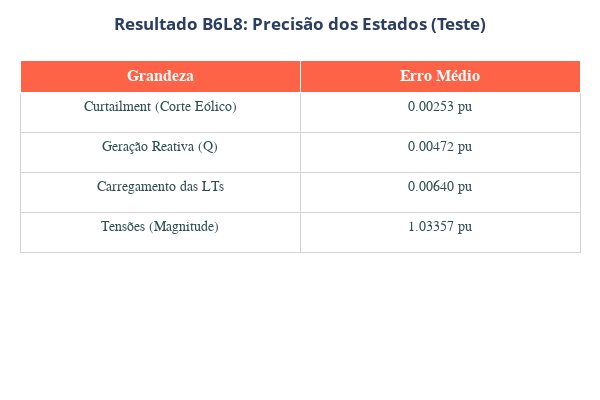

The notebook cell this image was saved under:
### Code cell
import pandas as pd
import numpy as np
import plotly.graph_objects as go
from sklearn.metrics import mean_absolute_error

def plot_error_summary_table(y_true, y_pred, target_cols):
    """
    Calcula o MAE (Erro Médio Absoluto) para cada grupo de variáveis
    e plota uma tabela formatada para apresentação.
    """
    
    # 1. Definição dos Grupos de Variáveis
    groups = {
        'Curtailment (Corte Eólico)': [c for c in target_cols if 'out_curt_' in c],
        'Geração Reativa (Q)':        [c for c in target_cols if 'out_gen_Q_' in c],
        'Carregamento das LTs':       [c for c in target_cols if 'out_loading_' in c],
        'Tensões (Magnitude)':        [c for c in target_cols if 'out_v_' in c]
    }
    
    results = []
    
    # 2. Cálculo dos Erros
    for name, cols in groups.items():
        if not cols:
            results.append([name, "N/A"])
            continue
            
        y_t_sub = y_true[cols].values
        y_p_sub = y_pred[cols].values
        
        # Calcula MAE Global
        mae = mean_absolute_error(y_t_sub, y_p_sub)
        
        # Formata
        results.append([name, f"{mae:.5f} pu"])

    # Cria o DataFrame com o nome da coluna completo
    df_res = pd.DataFrame(results, columns=["Grandeza", "Erro Médio (MAE)"])

    # 3. Plot da Tabela
    fig = go.Figure(data=[go.Table(
        header=dict(
            values=['<b>Grandeza</b>', '<b>Erro Médio</b>'], # Título visual (pode ser curto)
            line_color='white',
            fill_color='tomato', 
            align='center',
            font=dict(color='white', size=16, family="Arial")
        ),
        cells=dict(
            # AQUI ESTAVA O ERRO: O nome da coluna tem que bater com o DataFrame
            values=[df_res['Grandeza'], df_res['Erro Médio (MAE)']], 
            line_color='lightgrey',
            fill_color='white',
            align='center',
            font=dict(color='darkslategray', size=14, family="Arial"),
            height=40
        ))
    ])

    fig.update_layout(
        title_text="<b>Resultado B6L8: Precisão dos Estados (Teste)</b>",
        title_x=0.5,
        width=600, height=400,
        margin=dict(l=20, r=20, t=60, b=20)
    )
    
    fig.show()

# --- BLOCO DE EXECUÇÃO ---
try:
    plot_error_summary_table(y_t, y_p, cols)
except NameError:
    print("Por favor, rode a célula de 'load_and_predict' antes.")

### Figure 1 — Plotly figure (JSON) as saved in the notebook; plotly's stock layout.template omitted (floating-point values rounded to 4 significant figures)
{"data": [{"cells": {"align": "center", "fill": {"color": "white"}, "font": {"color": "darkslategray", "family": "Arial", "size": 14}, "height": 40, "line": {"color": "lightgrey"}, "values": [["Curtailment (Corte Eólico)", "Geração Reativa (Q)", "Carregamento das LTs", "Tensões (Magnitude)"], ["0.00253 pu", "0.00472 pu", "0.00640 pu", "1.03357 pu"]]}, "header": {"align": "center", "fill": {"color": "tomato"}, "font": {"color": "white", "family": "Arial", "size": 16}, "line": {"color": "white"}, "values": ["<b>Grandeza</b>", "<b>Erro Médio</b>"]}, "type": "table"}], "layout": {"height": 400, "margin": {"b": 20, "l": 20, "r": 20, "t": 60}, "title": {"text": "<b>Resultado B6L8: Precisão dos Estados (Teste)</b>", "x": 0.5}, "width": 600}}
